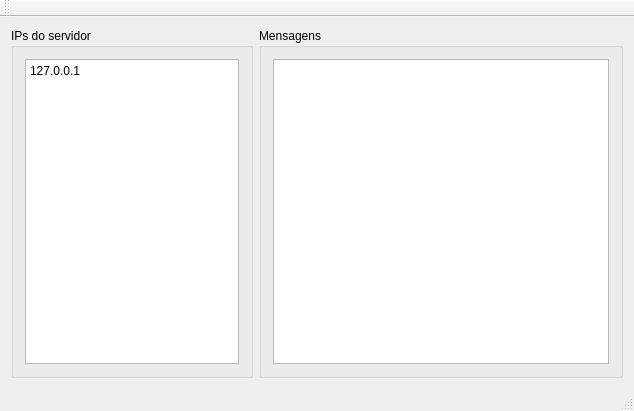
<?xml version="1.0" encoding="UTF-8"?>
<ui version="4.0">
 <class>MainWindow</class>
 <widget class="QMainWindow" name="MainWindow">
  <property name="geometry">
   <rect>
    <x>0</x>
    <y>0</y>
    <width>634</width>
    <height>411</height>
   </rect>
  </property>
  <property name="windowTitle">
   <string>MainWindow</string>
  </property>
  <widget class="QWidget" name="centralWidget">
   <layout class="QHBoxLayout" name="horizontalLayout_3" stretch="40,60">
    <item>
     <widget class="QGroupBox" name="groupBox">
      <property name="title">
       <string>IPs do servidor</string>
      </property>
      <layout class="QHBoxLayout" name="horizontalLayout">
       <item>
        <widget class="QTextBrowser" name="textBrowser_2">
         <property name="html">
          <string>&lt;!DOCTYPE HTML PUBLIC &quot;-//W3C//DTD HTML 4.0//EN&quot; &quot;http://www.w3.org/TR/REC-html40/strict.dtd&quot;&gt;
&lt;html&gt;&lt;head&gt;&lt;meta name=&quot;qrichtext&quot; content=&quot;1&quot; /&gt;&lt;meta charset=&quot;utf-8&quot; /&gt;&lt;style type=&quot;text/css&quot;&gt;
p, li { white-space: pre-wrap; }
hr { height: 1px; border-width: 0; }
li.unchecked::marker { content: &quot;\2610&quot;; }
li.checked::marker { content: &quot;\2612&quot;; }
&lt;/style&gt;&lt;/head&gt;&lt;body style=&quot; font-family:'Segoe UI'; font-size:9pt; font-weight:400; font-style:normal;&quot;&gt;
&lt;p style=&quot; margin-top:0px; margin-bottom:0px; margin-left:0px; margin-right:0px; -qt-block-indent:0; text-indent:0px;&quot;&gt;127.0.0.1&lt;/p&gt;&lt;/body&gt;&lt;/html&gt;</string>
         </property>
        </widget>
       </item>
      </layout>
     </widget>
    </item>
    <item>
     <widget class="QGroupBox" name="groupBox_2">
      <property name="title">
       <string>Mensagens</string>
      </property>
      <layout class="QHBoxLayout" name="horizontalLayout_2">
       <item>
        <widget class="QTextBrowser" name="textBrowser"/>
       </item>
      </layout>
     </widget>
    </item>
   </layout>
  </widget>
  <widget class="QMenuBar" name="menuBar">
   <property name="geometry">
    <rect>
     <x>0</x>
     <y>0</y>
     <width>634</width>
     <height>21</height>
    </rect>
   </property>
  </widget>
  <widget class="QToolBar" name="mainToolBar">
   <attribute name="toolBarArea">
    <enum>TopToolBarArea</enum>
   </attribute>
   <attribute name="toolBarBreak">
    <bool>false</bool>
   </attribute>
  </widget>
  <widget class="QStatusBar" name="statusBar"/>
 </widget>
 <layoutdefault spacing="6" margin="11"/>
 <resources/>
 <connections/>
</ui>
